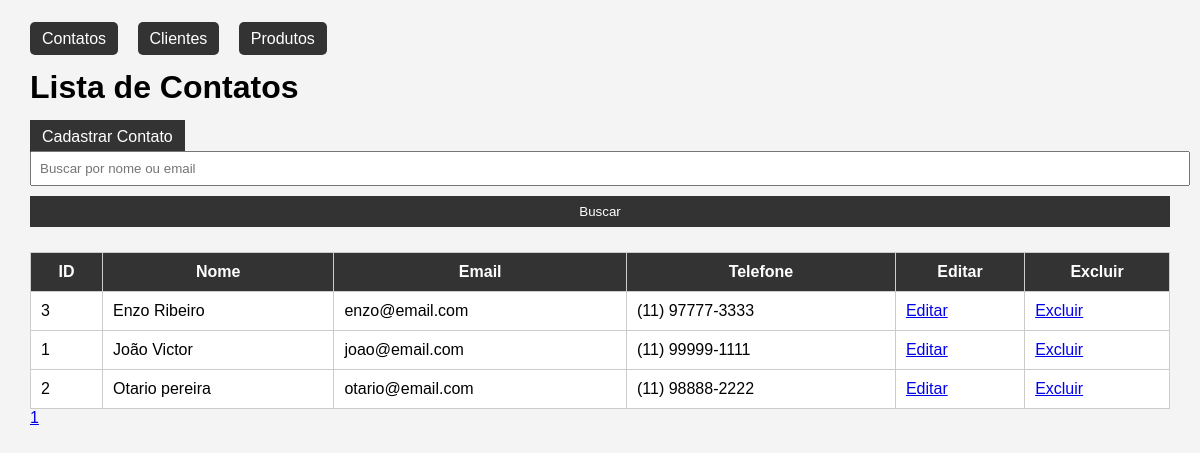
The page / on the database its author committed.
### tables this page shows
CREATE TABLE `contatos` (
  `id` int(11) NOT NULL,
  `nome` varchar(100) NOT NULL,
  `email` varchar(100) NOT NULL,
  `telefone` varchar(20) DEFAULT NULL,
  `created_at` timestamp NOT NULL DEFAULT current_timestamp()
);

### funcoes.php (the view, shortened to what this page needs)
<?php
function obterContatos(PDO $pdo, string $busca = '', int $pagina = 1, int $porPagina = 10): array {
    $offset = ($pagina - 1) * $porPagina;
    $termo = '%' . $busca . '%';
    $stmt = $pdo->prepare(
        'SELECT * FROM contatos
         WHERE nome LIKE ? OR email LIKE ?
         ORDER BY nome
         LIMIT ? OFFSET ?'
    );
    $stmt->bindValue(1, $termo);
    $stmt->bindValue(2, $termo);
    $stmt->bindValue(3, $porPagina, PDO::PARAM_INT);
    $stmt->bindValue(4, $offset, PDO::PARAM_INT);
    $stmt->execute();
    return $stmt->fetchAll();
}
function exibirTabelaContatos(array $contatos): void {
    echo '<table border="1" cellpadding="10">';
    echo '<tr>';
    echo '<th>ID</th>';
    echo '<th>Nome</th>';
    echo '<th>Email</th>';
    echo '<th>Telefone</th>';
    echo '<th>Editar</th>';
    echo '<th>Excluir</th>';
    echo '</tr>';
    foreach ($contatos as $contato) {
        echo '<tr>';
        echo '<td>' . $contato['id'] . '</td>';
        echo '<td>' . htmlspecialchars($contato['nome']) . '</td>';
        echo '<td>' . htmlspecialchars($contato['email']) . '</td>';
        echo '<td>' . htmlspecialchars($contato['telefone']) . '</td>';
        echo '<td><a href="editar_contato.php?id=' . $contato['id'] . '">Editar</a></td>';
        echo '<td><a href="excluir_contato.php?id=' . $contato['id'] . '">Excluir</a></td>';
        echo '</tr>';
    }
    echo '</table>';
}

### cabecalho.php (style rules this page uses)
body { font-family: Arial, sans-serif; margin: 30px; background: #f4f4f4; }
table { width: 100%; background: white; border-collapse: collapse; margin-top: 20px; }
th, td { padding: 10px; border: 1px solid #ccc; }
th { background: #333; color: white; }

### rows shown on the page
contatos: id "3", nome "Enzo Ribeiro", email "enzo@email.com", telefone "(11) 97777-3333"
contatos: id "1", nome "João Victor", email "joao@email.com", telefone "(11) 99999-1111"
contatos: id "2", nome "Otario pereira", email "otario@email.com", telefone "(11) 98888-2222"
